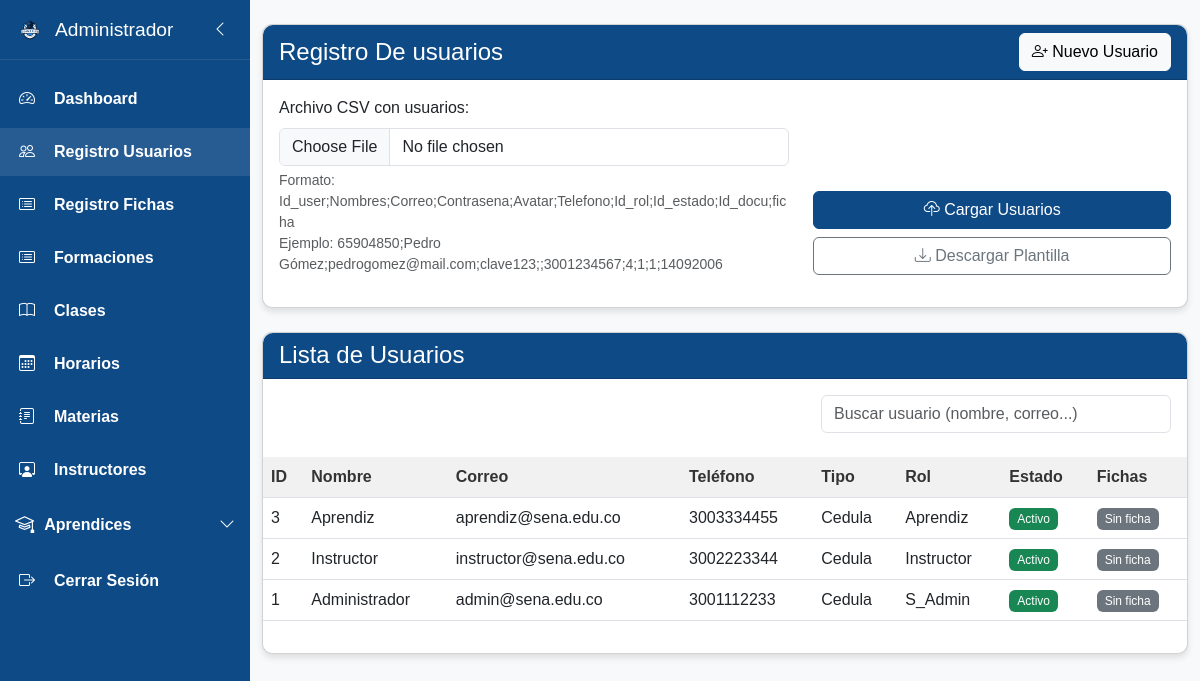
The page /admin/registro_usuarios/usuarios.php (signed in) on the database its author committed.
### tables this page shows
CREATE TABLE `usuarios` (
  `id` bigint(20) NOT NULL,
  `id_tipo` int(11) DEFAULT NULL,
  `nombres` varchar(100) DEFAULT NULL,
  `apellidos` varchar(100) DEFAULT NULL,
  `correo` varchar(100) DEFAULT NULL,
  `contraseña` varchar(255) DEFAULT NULL,
  `avatar` varchar(255) DEFAULT NULL,
  `telefono` varchar(20) DEFAULT NULL,
  `id_rol` int(11) DEFAULT NULL,
  `id_estado` int(11) DEFAULT NULL,
  `fecha_registro` date DEFAULT NULL,
  `nit` int(11) NOT NULL
);

CREATE TABLE `tipo_documento` (
  `id_tipo` int(11) NOT NULL,
  `tipo_doc` varchar(50) DEFAULT NULL
);

CREATE TABLE `roles` (
  `id_rol` int(11) NOT NULL,
  `rol` varchar(50) DEFAULT NULL
);

CREATE TABLE `estado` (
  `id_estado` int(11) NOT NULL,
  `estado` varchar(50) DEFAULT NULL
);

### admin/registro_usuarios/usuarios.php (the view, shortened to what this page needs)
<?php
$db = new Database();
$conexion = $db->connect();
$usuarios = [];
try {
    $stmt = $conexion->query("
        SELECT u.id, u.nombres, u.apellidos, u.correo, u.telefono,
               r.rol, td.tipo_doc, e.estado,
               GROUP_CONCAT(f.id_ficha) as fichas
        FROM usuarios u
        LEFT JOIN roles r ON u.id_rol = r.id_rol
        LEFT JOIN tipo_documento td ON u.id_tipo = td.id_tipo
        LEFT JOIN estado e ON u.id_estado = e.id_estado
        LEFT JOIN user_ficha uf ON u.id = uf.id_user
        LEFT JOIN fichas f ON uf.id_ficha = f.id_ficha
        GROUP BY u.id
        ORDER BY u.id DESC
    ");
    $usuarios = $stmt->fetchAll(PDO::FETCH_ASSOC);
} catch (PDOException $e) {
    $alertMessage = "Error al cargar usuarios: " . $e->getMessage();
    $alertType = "danger";
}
?>
<!DOCTYPE html>
<html lang="es">
<head>
    <link rel="stylesheet" href="https://cdn.jsdelivr.net/npm/bootstrap@5.3.0/dist/css/bootstrap.min.css">
    <link rel="stylesheet" href="https://cdn.jsdelivr.net/npm/bootstrap-icons@1.11.1/font/bootstrap-icons.css">
    <link href="https://cdn.jsdelivr.net/npm/select2@4.1.0-rc.0/dist/css/select2.min.css" rel="stylesheet" />
    <link rel="stylesheet" href="../styles/sidebard.css">
    <link rel="stylesheet" href="../styles/main.css">
</head>
<body>
    <div class="wrapper">
        <?php include '../includes/sidebard.php'; ?>
        <div class="main-content">
            <div class="container mt-4">
                <div class="card mb-4">
                    <div class="card-header bg-primary text-white d-flex justify-content-between align-items-center">
                        <h4 class="mb-0">Registro De usuarios</h4>
                        <button type="button" class="btn btn-light" data-bs-toggle="modal" data-bs-target="#userModal">
                            <i class="bi bi-person-plus"></i> Nuevo Usuario
                        </button>
                    </div>
                    <div class="card-body">
                        <form action="" method="POST" enctype="multipart/form-data">
                            <div class="row align-items-end">
                                <div class="col-md-7 mb-3">
                                    <label for="excel_file" class="form-label">Archivo CSV con usuarios:</label>
                                    <input type="file" class="form-control" id="excel_file" name="excel_file" accept=".csv" required>
                                    <div class="form-text">
                                        Formato: Id_user;Nombres;Correo;Contrasena;Avatar;Telefono;Id_rol;Id_estado;Id_docu;ficha<br>
                                        Ejemplo: 65904850;Pedro Gómez;pedrogomez@mail.com;clave123;;3001234567;4;1;1;14092006
                                    </div>
                                </div>
                                <div class="col-md-5 mb-3">
                                    <div class="d-grid gap-2">
                                        <button type="submit" class="btn btn-primary">
                                            <i class="bi bi-cloud-upload"></i> Cargar Usuarios
                                        </button>
                                        <a href="plantillas/plantilla_usuarios.csv" download class="btn btn-outline-secondary">
                                            <i class="bi bi-download"></i> Descargar Plantilla
                                        </a>
                                    </div>
                                </div>
                            </div>
                        </form>
                    </div>
                </div>
                <div class="card">
                    <div class="card-header bg-primary text-white">
                        <h4 class="mb-0">Lista de Usuarios</h4>
                    </div>
                    <div class="table-responsive">
                        <div class="d-flex justify-content-end mt-3 mb-4">
                            <input
                                type="text"
                                id="busquedaUsuario"
                                class="form-control me-3"
                                style="max-width: 350px;"
                                placeholder="Buscar usuario (nombre, correo...)"
                                oninput="filtrarUsuario()"
                            >
                        </div>
                        <table class="table table-hover" id="tablaUsuarios">
                            <thead>
                                <tr>
                                    <th>ID</th>
                                    <th>Nombre</th>
                                    <th>Correo</th>
                                    <th>Teléfono</th>
                                    <th>Tipo</th>
                                    <th>Rol</th>
                                    <th>Estado</th>
                                    <th>Fichas</th>
                                </tr>
                            </thead>
                            <tbody>
                                <?php if (empty($usuarios)): ?>
                                    <tr>
                                        <td colspan="9" class="text-center">No hay usuarios registrados</td>
                                    </tr>
                                <?php else: ?>
                                    <?php foreach ($usuarios as $usuario): ?>
                                        <tr>
                                            <td><?php echo htmlspecialchars($usuario['id']); ?></td>
                                            <td><?php echo htmlspecialchars($usuario['nombres'] . ' ' . $usuario['apellidos']); ?></td>
                                            <td><?php echo htmlspecialchars($usuario['correo']); ?></td>
                                            <td><?php echo htmlspecialchars($usuario['telefono']); ?></td>
                                            <td><?php echo htmlspecialchars($usuario['tipo_doc']); ?></td>
                                            <td><?php echo htmlspecialchars($usuario['rol']); ?></td>
                                            <td>
                                                <span class="badge <?php echo ($usuario['estado'] == 'Activo') ? 'bg-success' : 'bg-danger'; ?>">
                                                    <?php echo htmlspecialchars($usuario['estado']); ?>
                                                </span>
                                            </td>
                                            <td>
                                                <?php
                                                if (!empty($usuario['fichas'])) {
                                                    $fichasIds = explode(',', $usuario['fichas']);
                                                    foreach ($fichasIds as $fichaId) {
                                                        echo '<span class="badge bg-info me-1">' . htmlspecialchars($fichaId) . '</span>';
                                                    }
                                                } else {
                                                    echo '<span class="badge bg-secondary">Sin ficha</span>';
                                                }
                                                ?>
                                            </td>
                                        </tr>
                                    <?php endforeach; ?>
                                <?php endif; ?>
                            </tbody>
                        </table>
                    </div>
                </div>
            </div>
        </div>
    </div>
</body>
</html>

### admin/includes/sidebard.php (shortened to what this page needs)
<?php
$nombreUsuario = "Usuario";
if (isset($_SESSION['documento'])) {
    $conexion = new mysqli("localhost", "root", "", "teamtalks");
    $id_user = $_SESSION['documento'];
    $sql = "SELECT nombres FROM usuarios WHERE id = ?";
    $stmt = $conexion->prepare($sql);
    $stmt->bind_param("i", $id_user);
    $stmt->execute();
    $resultado = $stmt->get_result();
    if ($fila = $resultado->fetch_assoc()) {
        $nombreUsuario = $fila['nombres'];
    }
}
$currentPage = basename($_SERVER['PHP_SELF']);
$baseUrl = "/teamtalks/admin/";
?>
<!DOCTYPE html>
<html lang="en">
<head>
</head>
<body>
    <aside class="sidebar">
    <header class="sidebar-header">
        <div class="logo-container">
            <img src="<?php echo $baseUrl; ?>../assets/img/logo.png" alt="Logo" class="logo" width="50px" height="50px">
            <h3><?php echo htmlspecialchars($nombreUsuario); ?></h3>
        </div>
        <button class="toggler sidebar-toggler">
            <i class="bi bi-chevron-left"></i>
        </button>
    </header>
    <nav class="sidebar-nav">
        <ul class="nav-list">
            <li class="nav-item <?php echo ($currentPage == 'index.php') ? 'active' : ''; ?>">
                <?php if ($currentPage == 'index.php'): ?>
                    <a href="#" class="nav-link" style="pointer-events: none; cursor: default; opacity: 0.7;">
                        <span class="nav-icon"><i class="bi bi-speedometer2"></i></span>
                        <span class="nav-label">Dashboard</span>
                    </a>
                <?php else: ?>
                    <a href="<?php echo $baseUrl; ?>index.php" class="nav-link">
                        <span class="nav-icon"><i class="bi bi-speedometer2"></i></span>
                        <span class="nav-label">Dashboard</span>
                    </a>
                <?php endif; ?>
            </li>
            <li class="nav-item <?php echo ($currentPage == 'usuarios.php') ? 'active' : ''; ?>">
                <a href="<?php echo $baseUrl; ?>registro_usuarios/usuarios.php" class="nav-link">
                    <span class="nav-icon"><i class="bi bi-people"></i></span>
                    <span class="nav-label">Registro Usuarios</span>
                </a>
            </li>
            <li class="nav-item <?php echo ($currentPage == 'fichas.php') ? 'active' : ''; ?>">
                <a href="<?php echo $baseUrl; ?>fichas/fichas.php" class="nav-link">
                    <span class="nav-icon"><i class="bi bi-card-list"></i></span>
                    <span class="nav-label">Registro Fichas</span>
                </a>
            </li>
            <li class="nav-item <?php echo ($currentPage == 'formaciones.php') ? 'active' : ''; ?>">
                <a href="<?php echo $baseUrl; ?>formacion/formaciones.php" class="nav-link">
                    <span class="nav-icon"><i class="bi bi-card-list"></i></span>
                    <span class="nav-label">Formaciones</span>
                </a>
            </li>
            <li class="nav-item <?php echo ($currentPage == 'clases.php') ? 'active' : ''; ?>">
                <a href="<?php echo $baseUrl; ?>clases.php" class="nav-link">
                    <span class="nav-icon"><i class="bi bi-book"></i></span>
                    <span class="nav-label">Clases</span>
                </a>
            </li>
            <li class="nav-item <?php echo ($currentPage == 'horarios.php') ? 'active' : ''; ?>">
                <a href="<?php echo $baseUrl; ?>horarios.php" class="nav-link">
                    <span class="nav-icon"><i class="bi bi-calendar3"></i></span>
                    <span class="nav-label">Horarios</span>
                </a>
            </li>
            <li class="nav-item <?php echo ($currentPage == 'materias.php') ? 'active' : ''; ?>">
                <a href="<?php echo $baseUrl; ?>materias.php" class="nav-link">
                    <span class="nav-icon"><i class="bi bi-journal-text"></i></span>
                    <span class="nav-label">Materias</span>
                </a>
            </li>
            <li class="nav-item <?php echo ($currentPage == 'instructores.php') ? 'active' : ''; ?>">
                <a href="<?php echo $baseUrl; ?>instructores.php" class="nav-link">
                    <span class="nav-icon"><i class="bi bi-person-workspace"></i></span>
                    <span class="nav-label">Instructores</span>
                </a>
            </li>
            <li class="nav-item dropdown">
                <a href="#" onclick="toggleDropdown(event)" class="<?php echo (strpos($currentPage, 'aprendices') !== false) ? 'active' : ''; ?>">
                    <i class="bi bi-mortarboard"></i>
                    <span class="nav-label">Aprendices</span>
                    <i class="bi bi-chevron-down" style="margin-left: auto;"></i>
                </a>
            </li>
            <li class="nav-item">
                <a href="<?php echo $baseUrl; ?>../includes/exit.php" class="nav-link">
                    <span class="nav-icon"><i class="bi bi-box-arrow-right"></i></span>
                    <span class="nav-label">Cerrar Sesión</span>
                </a>
            </li>
        </ul>
    </nav>
</aside>
</body>
</html>

### rows shown on the page
usuarios: nombres "Administrador", id "1", nombres+apellidos "Administrador", correo "admin@sena.edu.co", telefono "3001112233", id_tipo.tipo_doc "Cedula", id_rol.rol "S_Admin", id_estado.estado "Activo"
usuarios: id "3", nombres+apellidos "Aprendiz", correo "aprendiz@sena.edu.co", telefono "3003334455", id_tipo.tipo_doc "Cedula", id_rol.rol "Aprendiz", id_estado.estado "Activo"
usuarios: id "2", nombres+apellidos "Instructor", correo "instructor@sena.edu.co", telefono "3002223344", id_tipo.tipo_doc "Cedula", id_rol.rol "Instructor", id_estado.estado "Activo"
